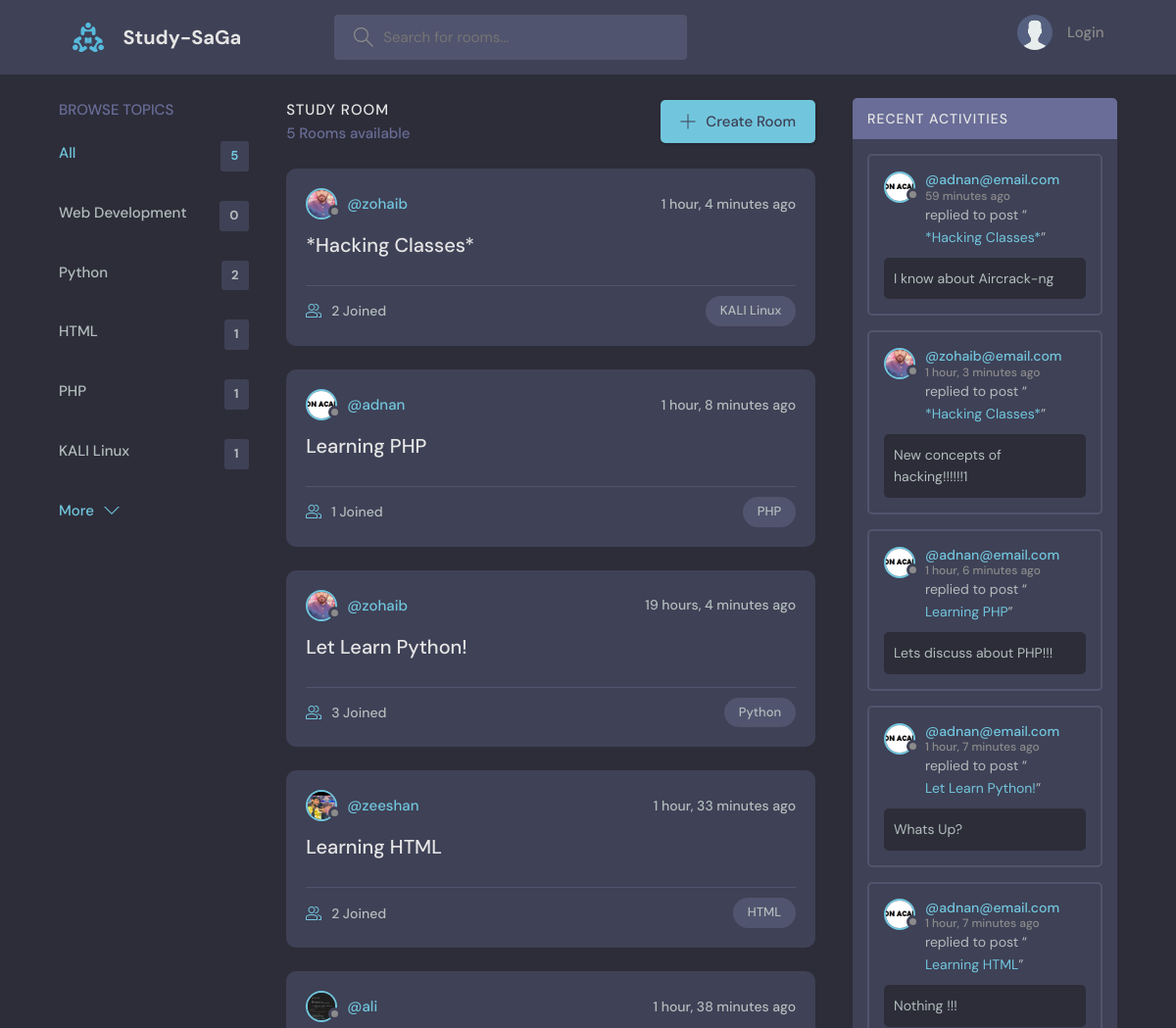
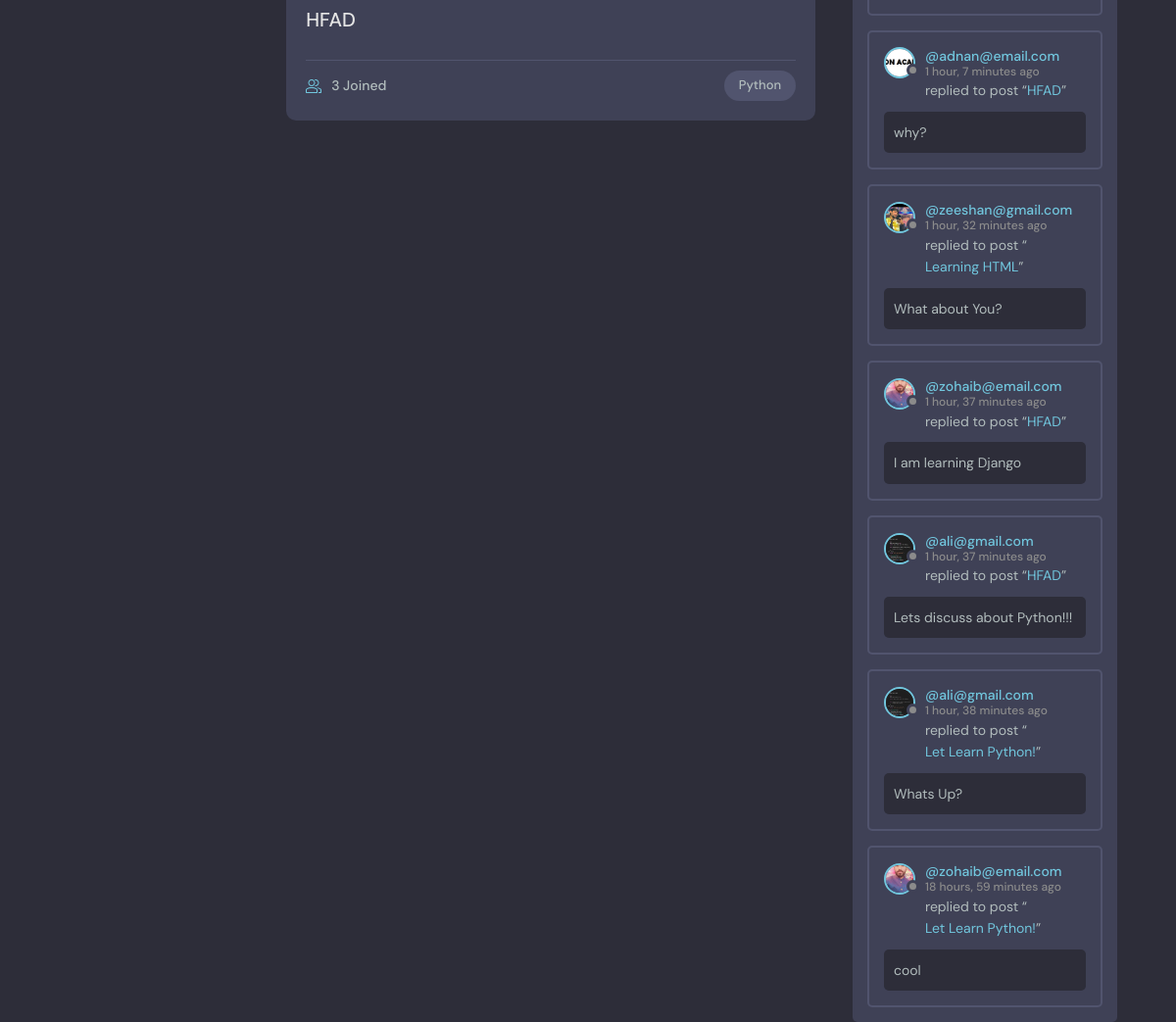
The page / on the database its author committed (2 pictures, top to bottom).
### base/models.py (models this page shows, shortened)
class Topic(models.Model):
    name = models.CharField(max_length=200)

class Room(models.Model):
    host = models.ForeignKey(User, on_delete=models.SET_NULL, null=True)
    topic = models.ForeignKey(Topic, on_delete=models.SET_NULL, null=True)
    name = models.CharField(max_length=200)
    discription = models.TextField(null=True, blank=True)
    participants = models.ManyToManyField(User, related_name='participants', blank=True)
    updated = models.DateTimeField(auto_now=True)
    created = models.DateTimeField(auto_now_add=True)
    class Meta:
        ordering = ['-updated', '-created']
    def __str__(self):
        return self.name

class User(AbstractUser):
   name = models.CharField(max_length=200, null=True)
   email = models.EmailField(unique=True, null=True)
   bio = models.TextField(null=True)
   avatar = models.ImageField(null=True, default="avatar.svg")
   USERNAME_FIELD  = 'email'
   REQUIRED_FIELDS = []

class Message(models.Model):
    user = models.ForeignKey(User, on_delete=models.CASCADE)
    room = models.ForeignKey(Room, on_delete=models.CASCADE)
    body = models.TextField()
    updated = models.DateTimeField(auto_now=True)
    created = models.DateTimeField(auto_now_add=True)
    class Meta:
        ordering = ['-updated', '-created']

### base/views.py (the view)
# urls.py: path('',views.home, name='home'),
def home(request):
    q = request.GET.get('q') if request.GET.get('q') != None else ''
    rooms = Room.objects.filter(
        Q(topic__name__icontains=q) |
        Q(name__icontains=q) |
        Q(discription__icontains=q)
        )
    topics = Topic.objects.all()[0:5]
    room_count = rooms.count()
    room_messages = Message.objects.filter(Q(room__topic__name__icontains=q))
    context =  {'rooms': rooms, 'topics':topics, 'room_count':room_count, 'room_messages':room_messages}
    return render(request, 'base/home.html', context)

### base/templates/base/home.html (shortened to what this page needs)
{% extends 'main.html' %}
{% block content %}
    <main class="layout layout--3">
      <div class="container">
        {% include "base/topic_component.html" %}
        <div class="roomList">
          <div class="roomList__header">
            <div>
              <h2>Study Room</h2>
              <p>{{room_count}} Rooms available</p>
            </div>
            <a class="btn btn--main" href="{% url 'create-room' %}">
              <svg version="1.1" xmlns="http://www.w3.org/2000/svg" width="32" height="32" viewBox="0 0 32 32">
                <title>add</title>
                <path
                  d="M16.943 0.943h-1.885v14.115h-14.115v1.885h14.115v14.115h1.885v-14.115h14.115v-1.885h-14.115v-14.115z"
                ></path>
              </svg>
              Create Room
            </a>
          </div>
          {% include 'base/feed_component.html' %}
        </div>
        {% include 'base/activity_component.html' %}
      </div>
    </main>
{% endblock %}

### base/templates/base/topic_component.html
<div class="topics">
    <div class="topics__header">
      <h2>Browse Topics</h2>
    </div>
    <ul class="topics__list">
      <li>
        <a href="{% url 'home' %}" class="active">All <span>{{topics.count}}</span></a>
      </li>
      {% for topic in topics %}
      <li>
        <a href="{% url 'home' %}?q={{topic.name}}"> {{topic.name}} <span>{{topic.room_set.all.count}}</span></a>
      </li>
      {% endfor %}
    </ul>
    <a class="btn btn--link" href="{% url 'topics' %}">
      More
      <svg version="1.1" xmlns="http://www.w3.org/2000/svg" width="32" height="32" viewBox="0 0 32 32">
        <title>chevron-down</title>
        <path d="M16 21l-13-13h-3l16 16 16-16h-3l-13 13z"></path>
      </svg>
    </a>
  </div>

### base/templates/base/feed_component.html (shortened to what this page needs)
{% for room in rooms %}
<div class="roomListRoom">
    <div class="roomListRoom__header">
      <a href="{% url 'user-profile' room.host.id %}" class="roomListRoom__author">
        <div class="avatar avatar--small">
          <img src="{{room.host.avatar.url}}" />
        </div>
        <span>@{{room.host.username}}</span>
      </a>
      <div class="roomListRoom__actions">
        <span>{{room.created|timesince}} ago</span>
      </div>
    </div>
    <div class="roomListRoom__content">
      <a href="{% url 'room' room.id %}">{{room.name}}</a>
    </div>
    <div class="roomListRoom__meta">
      <a href="{% url 'room' room.id %}" class="roomListRoom__joined">
        {{room.participants.all.count}} Joined
      </a>
      <p class="roomListRoom__topic">{{room.topic.name}}</p>
    </div>
  </div>
  {% endfor %}

### base/templates/base/activity_component.html (shortened to what this page needs)
<div class="activities">
    <div class="activities__header">
      <h2>Recent Activities</h2>
    </div>
    {% for message in room_messages %}
    <div class="activities__box">
      <div class="activities__boxHeader roomListRoom__header">
        <a href="{% url 'user-profile' message.user.id %}" class="roomListRoom__author">
          <div class="avatar avatar--small">
            <img src="{{message.user.avatar.url}}" />
          </div>
          <p>
            @{{message.user}}
            <span>{{message.created|timesince}} ago</span>
          </p>
        </a>
      </div>
      <div class="activities__boxContent">
        <p>replied to post “<a href="{% url 'room' message.room.id %}">{{message.room}}</a>”</p>
        <div class="activities__boxRoomContent">
            {{message.body}}
        </div>
      </div>
    </div>
    {% endfor %}
  </div>

### rows shown on the page
Topic: name "Web Development", room_set.all.count "0"
Topic: name "Python", room_set.all.count "2"
Topic: name "HTML", room_set.all.count "1"
Topic: name "PHP", room_set.all.count "1"
Topic: name "KALI Linux", room_set.all.count "1"
Room: host.avatar (picture), host.username "zohaib", created "1 hour, 4 minutes", name "*Hacking Classes*", participants.all.count "2", topic.name "KALI Linux"
Room: host.avatar (picture), host.username "adnan", created "1 hour, 8 minutes", name "Learning PHP", participants.all.count "1", topic.name "PHP"
Room: host.avatar (picture), host.username "zohaib", created "19 hours, 4 minutes", name "Let Learn Python!", participants.all.count "3", topic.name "Python"
Room: host.avatar (picture), host.username "zeeshan", created "1 hour, 33 minutes", name "Learning HTML", participants.all.count "2", topic.name "HTML"
Room: host.avatar (picture), host.username "ali", created "1 hour, 38 minutes", name "HFAD", participants.all.count "3", topic.name "Python"
Message: user.avatar (picture), user "adnan@email.com", created "59 minutes", room "*Hacking Classes*", body "I know about Aircrack-ng"
Message: user.avatar (picture), user "zohaib@email.com", created "1 hour, 3 minutes", room "*Hacking Classes*", body "New concepts of hacking!!!!!!1"
Message: user.avatar (picture), user "adnan@email.com", created "1 hour, 6 minutes", room "Learning PHP", body "Lets discuss about PHP!!!"
Message: user.avatar (picture), user "adnan@email.com", created "1 hour, 7 minutes", room "Let Learn Python!", body "Whats Up?"
Message: user.avatar (picture), user "adnan@email.com", created "1 hour, 7 minutes", room "Learning HTML", body "Nothing !!!"
Message: user.avatar (picture), user "adnan@email.com", created "1 hour, 7 minutes", room "HFAD", body "why?"
Message: user.avatar (picture), user "zeeshan@gmail.com", created "1 hour, 32 minutes", room "Learning HTML", body "What about You?"
Message: user.avatar (picture), user "zohaib@email.com", created "1 hour, 37 minutes", room "HFAD", body "I am learning Django"
Message: user.avatar (picture), user "ali@gmail.com", created "1 hour, 37 minutes", room "HFAD", body "Lets discuss about Python!!!"
Message: user.avatar (picture), user "ali@gmail.com", created "1 hour, 38 minutes", room "Let Learn Python!", body "Whats Up?"
Message: user.avatar (picture), user "zohaib@email.com", created "18 hours, 59 minutes", room "Let Learn Python!", body "cool"

### other values the page prints
{{ topics.count }} "5"
{{ room_count }} "5"
